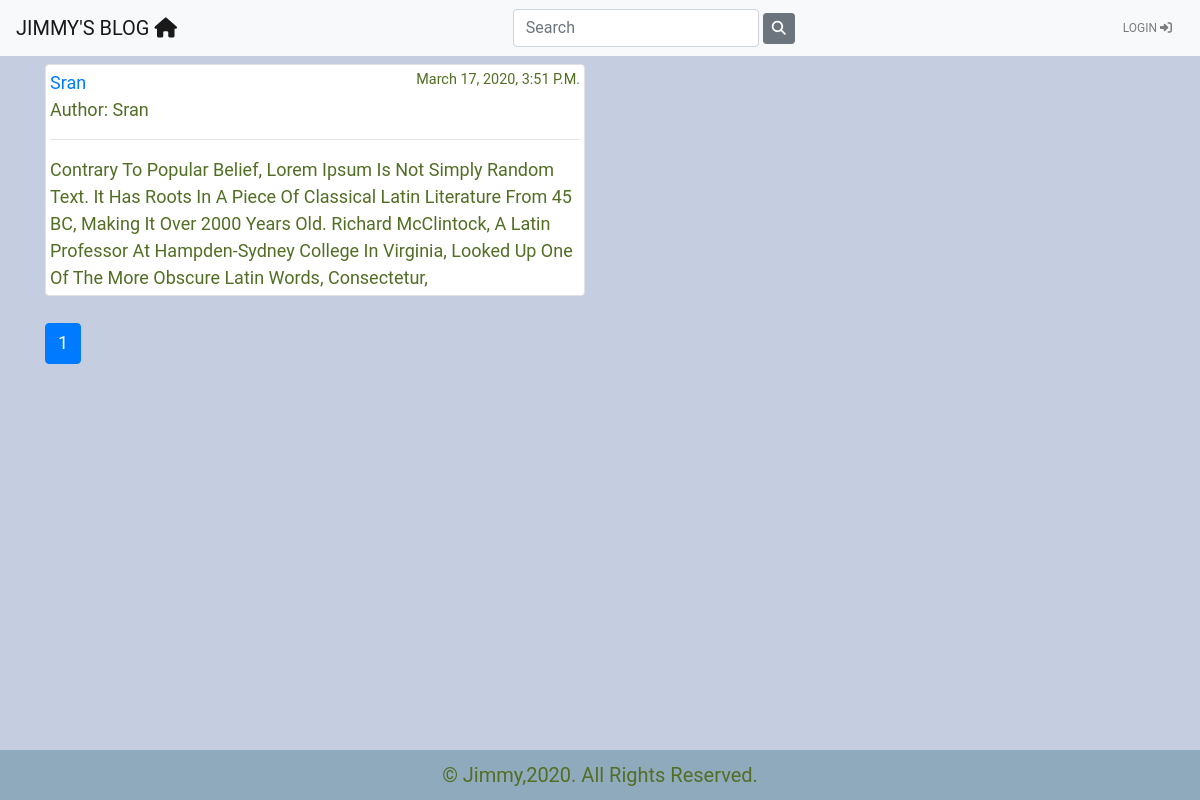
Before: / with the older database file.
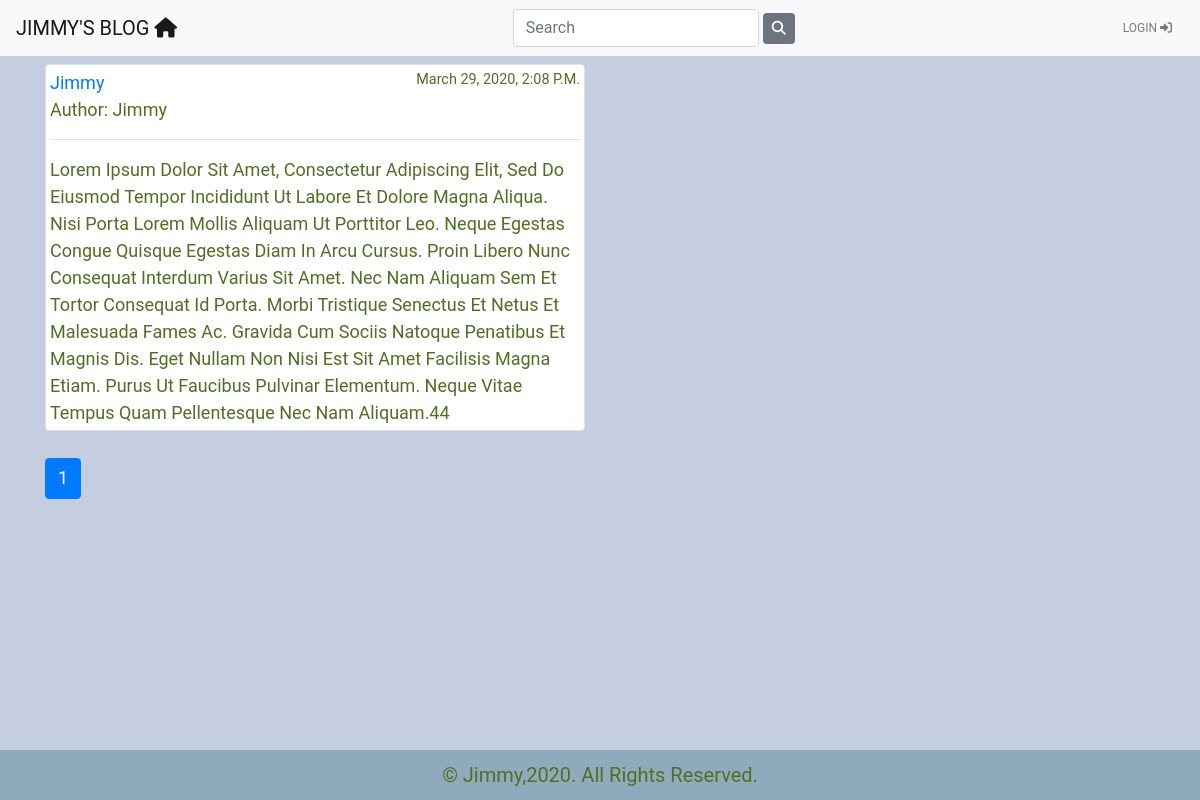
After: the same page with the newer database file.
### blog/models.py (models this page shows, shortened)
class Post(models.Model):
    objects = models.Manager()      #Our default Manager
    published = PublishedManager()  #Our Custom Model Manager
    STATUS_CHOICES = (
        ('draft','Draft'),
        ('published','Published'),
    )
    title               =       models.CharField(max_length=100)
    slug                =       models.SlugField(max_length=120)
    author              =       models.ForeignKey(User, on_delete=models.CASCADE, related_name='blog_posts')
    body                =       models.TextField()
    likes               =       models.ManyToManyField(User, related_name='likes', blank=True)
    created             =       models.DateTimeField(auto_now_add=True)
    updated             =       models.DateTimeField(auto_now=True)
    status              =       models.CharField(max_length=10, choices=STATUS_CHOICES, default='draft')
    restrict_comment    =       models.BooleanField(default=False)
    favorite           =       models.ManyToManyField(User, related_name='favorite', blank=True)
    class Meta:
        ordering = ['-id']
    def get_absolute_url(self):
        return reverse("blog:post_detail", args=[self.id, self.slug])

### blog/views.py (the view)
# urls.py: path('', views.post_list, name="post_list"),
def post_list(request):
    post_list = Post.published.all()
    query = request.GET.get('q')
    if query:
        post_list = Post.published.filter(
        Q(title__contains = query)|
        Q(author__username = query)|
        Q(body__contains = query)
        )
    paginator = Paginator(post_list, 4)
    page = request.GET.get('page')
    try:
        posts = paginator.page(page)
    except PageNotAnInteger:
        posts = paginator.page(1)
    except EmptyPage:
        posts = paginator.page(paginator.num_pages)
    if page is None:
        start_index = 0
        end_index = 7
    else:
        (start_index, end_index) = proper_pagination(posts, index=4)
    page_range = list(paginator.page_range)[start_index:end_index]
    context = {
        'posts': posts,
        'page_range': page_range,
    }
    return render(request, 'blog/post_list.html', context)

### blog/models.py (called while the page is built)
    def get_queryset(self):
        return super(PublishedManager, self).get_queryset().filter(status="published")

### templates/blog/post_list.html (shortened to what this page needs)
{% extends 'blog/base.html' %}
{% block content %}
<div class="row">
  {% for p in posts %}
  <div class="col-md-6">
    <div class="img-thumbnail">
      <a href="{{ p.get_absolute_url }}">{{ p.title }}</a><small style="float:right">{{ p.created }}</small><br>
      Author: {{ p.author }}<br><hr>
      {{ p.body }}
    </div>
    <br>
  </div>
  {% empty %}
  <div class="container-fluid">
    <h3>No Posts Found having search query {{ request.GET.q }}</h3>
  </div>
  {% endfor %}
</div>
<ul class="pagination">
  {% for p in page_range %}
  {% if posts.number == p %}
  <li class="page-item active">
    <a href="?page={{ p }}" class="page-link">{{ p }}</a>
  </li>
  {% else %}
  <li class="page-item">
    <a href="?page={{ p }}" class="page-link">{{ p }}</a>
  </li>
  {% endif %}
  {% endfor %}
</ul>
{% endblock %}

### templates/blog/base.html (shortened to what this page needs)
<!DOCTYPE html>
{% load static %}
<html>
<head>
  <link rel="stylesheet" href="https://use.fontawesome.com/releases/v5.3.1/css/all.css"
>
  <link rel="stylesheet" href="https://maxcdn.bootstrapcdn.com/bootstrap/4.0.0/css/bootstrap.min.css"
>
  <link rel="stylesheet" href="{% static 'blog/style.css' %}">
</head>
<body>
  {% include 'blog/navbar.html' %}
  <div class="container my-2">
    {% block content %}
    {% endblock %}
    {% include 'blog/footer.html' %}
  </div>
</body>
</html>

### templates/blog/navbar.html (shortened to what this page needs)
{% load static %}
<nav class="navbar navbar-expand-lg navbar-light bg-light bg-steel">
  <a class="navbar-brand" href="{% url 'post_list' %}">jimmy's Blog <i class="fas fa-home"></i></a>
  <div class="collapse navbar-collapse navBarSearchForm" id="navbarSupportedContent">
    <ul class="navbar-nav mx-auto">
      <form class="form-inline my-1 my-sm-0" action="{% url 'post_list' %}">
        <input class="form-control mr-sm-1" type="search" placeholder="Search" aria-label="Search" name='q'>
        <button class="btn btn-secondary btn-sm my-1 my-sm-0" type="submit"><i class="fas fa-search"></i></button>
      </form>
    </ul>
    <ul class="navbar-nav mr-1 nav-item">
{% if request.user.is_authenticated %}
<li class="nav-item dropdown dropdown-item">
  <a class="nav-link dropdown-toggle" href="#" id="navbarDropdown" role="button" data-toggle="dropdown"
    aria-haspopup="true" aria-expanded="false">
    {% if request.user.profile.photo %}
    <img src="{{ request.user.profile.photo.url }}" alt="" class="navbar-img">
    {% else %}
    <img src="/media/default-avatar.png" alt="" class="navbar-img">
    {% endif %}
    Welcome, {{ request.user|capfirst }}
  </a>
  <div class="dropdown-menu" aria-labelledby="navbarDropdown">
    <a class="dropdown-item" href="{% url 'blog:edit_profile' %}">My Profile</a>
    <a class="dropdown-item" href="{% url 'blog:post_create' %}">Post Create</a>
    <a class="dropdown-item" href="{% url 'blog:post_favorite_list' %}">Favorite</a>
    <a class="dropdown-item" href="{% url 'user_logout' %}">Logout <i class="fas fa-sign-out-alt"></i></a>
    <div class="dropdown-divider"></div>
    <a class="dropdown-item" href="{% url 'blog:contact' %}">Contact Us</a>
    <div class="dropdown-divider"></div>
    <a class="dropdown-item" href="{% url 'blog:about' %}">About Me</a>
    <a class="dropdown-item" href="https://github.com/SatwinderSran?tab=repositories">My Github</a>
    <a class="dropdown-item" href="https://www.linkedin.com/in/jimmy-sran-5414b7179 ">My Linkedin</a>
  </div>
</li>
      {% else %}
      <li class="nav-item">
        <a href="{% url 'user_login' %}" class="nav-link">Login <i class="fas fa-sign-in-alt"></i></a>
      </li>
      {% endif %}
    </ul>
  </div>
</nav>

### templates/blog/footer.html
<div class="footer navbar-fixed-bottom my_footer">
  <p class="text-center">&copy; Jimmy,{% now "Y" %}. All Rights Reserved.</p>
</div>

### blog/static/blog/style.css (style rules this page uses)
body { background: #c5cee0; margin-bottom: 160px; color: #526e24; font-family: 'Roboto', sans-serif; text-transform: capitalize; font-size: 18px; }
.bg-steel { font-size: 12px; text-transform: uppercase; color: #8b6c6c; }
.footer { position: fixed; font-size: 20px; bottom: 0; left: 0; right: 0; height: 20px; padding: 10px; margin-bottom: 0px; }
.footer p { text-align: justify; }
.my_footer { background-color: #90aabd; height: 50px; }

Changed rows visible on the page:
removed Post: title "Sran", created "March 17, 2020, 3:51 P.m.", author "Sran", body "Contrary To Popular Belief, Lorem Ipsum Is Not Simply Random Text. It Has Roots In A Piece Of Classical Latin Literature From 45 BC, Making It Over 2000 Years Old. Richard McClintock, A Latin Professor At Hampden-Sydney College In Virginia, Looked Up One Of The More Obscure Latin Words, Consectetur,"
added Post: title "Jimmy", created "March 29, 2020, 2:08 P.m.", author "Jimmy", body "Lorem Ipsum Dolor Sit Amet, Consectetur Adipiscing Elit, Sed Do Eiusmod Tempor Incididunt Ut Labore Et Dolore Magna Aliqua. Nisi Porta Lorem Mollis Aliquam Ut Porttitor Leo. Neque Egestas Congue Quisque Egestas Diam In Arcu Cursus. Proin Libero Nunc Consequat Interdum Varius Sit Amet. Nec Nam Aliquam Sem Et Tortor Consequat Id Porta. Morbi Tristique Senectus Et Netus Et Malesuada Fames Ac. Gravida Cum Sociis Natoque Penatibus Et Magnis Dis. Eget Nullam Non Nisi Est Sit Amet Facilisis Magna Etiam. Purus Ut Faucibus Pulvinar Elementum. Neque Vitae Tempus Quam Pellentesque Nec Nam Aliquam.44"
